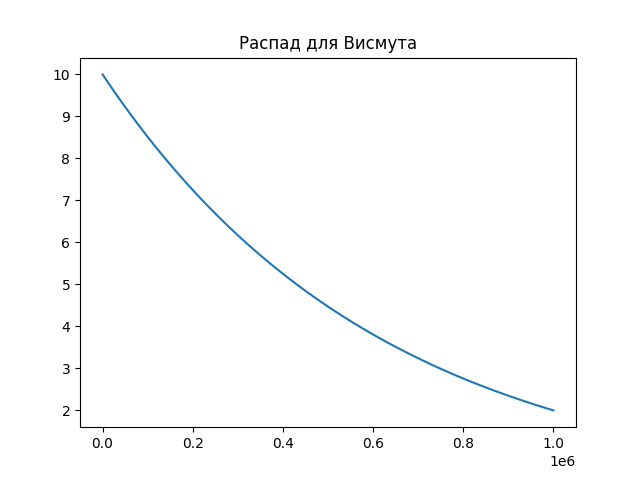

This figure's Python source:
import numpy as np
from scipy.integrate import odeint
import matplotlib.pyplot as plt


# Пределы изменения переменой величины
# В данной задаче переменной величиной является время
t= np.arange(0, 10**6, 100)

# Запись диф. уравнения

def radio_function(m, t):
    dmdt = - k * m
    return dmdt

# определение начальных условия и параметров
m_0 = 10
k = 1.61 * 10**(-6) # Постояная распада для Висмута

# Решение диференциального уравнения функцией odeint
m_t = odeint(radio_function, m_0, t)


plt.plot(t, m_t[:, 0], label = 'Распад для Висмута')
plt.title('Распад для Висмута')

plt.savefig('lec9_scipy_example.png')
